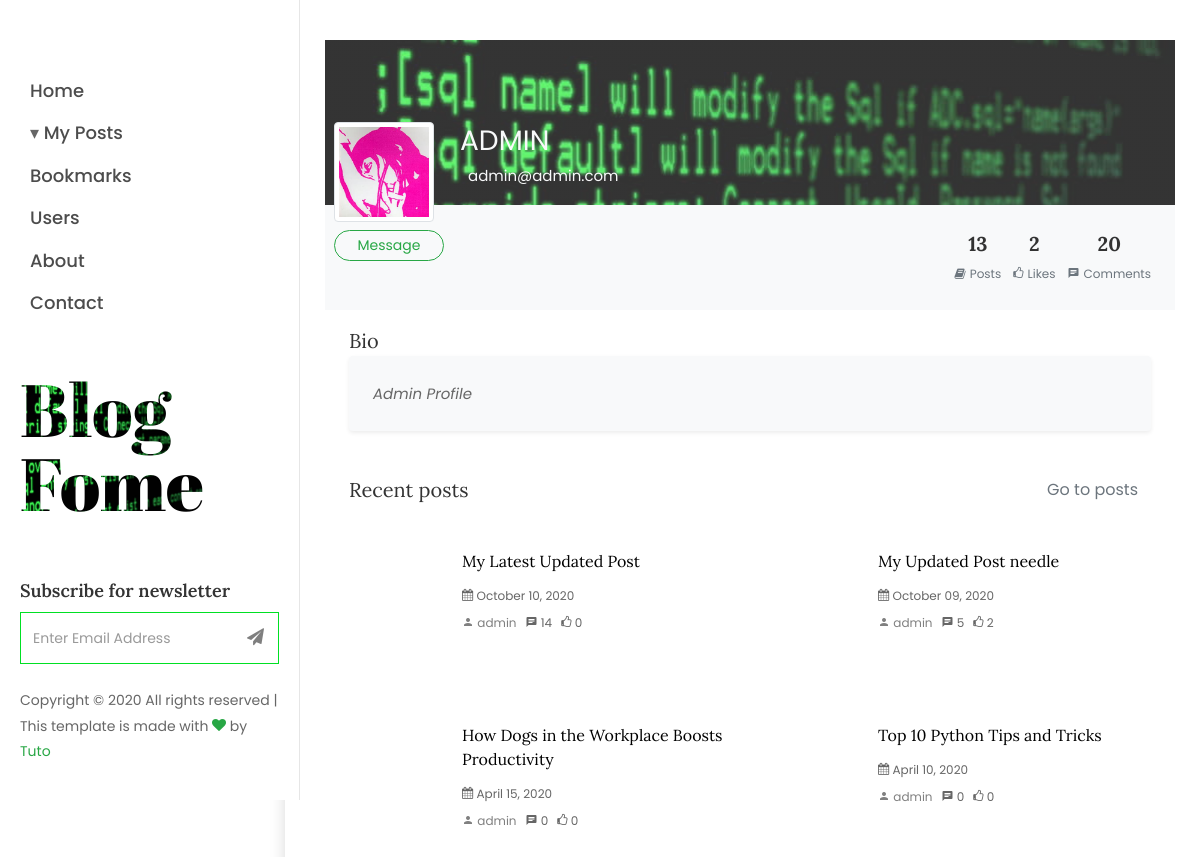
Page /profile/admin/ (signed in) on the committed database.
### users/models.py (models this page shows, shortened)
class Profile(models.Model):
    user = models.OneToOneField(User, on_delete=models.CASCADE)
    bio = models.TextField()
    is_public = models.BooleanField(default=True)
    image = models.ImageField(default='default.jpg', upload_to='profile_pics')
    def get_posts(self):
        return self.user.posts.filter(is_active=True).count()
    def get_likes(self):
        return self.user.posts.aggregate(count=Count('votes', filter=Q(votes__like=True)))['count']
    def get_comments(self):
        return self.user.posts.filter(is_active=True).aggregate(count=Count('comments'))['count']
    """ def save(self, *args, **kwargs):
        super().save(*args, **kwargs)

        img = Image.open(self.image.path)
        if img.height > 300 or img.width > 300:
            output_size = (300, 300)
            img.thumbnail(output_size)
            img.save(self.image.path) """

### blog/models.py (models this page shows, shortened)
class Post(models.Model):
    author = models.ForeignKey(User, on_delete=models.CASCADE, related_name='posts')
    category = models.ForeignKey(Category, on_delete=models.SET_NULL, null=True, blank=True, related_name='posts')
    title = models.CharField(max_length=255)
    image = models.ImageField(upload_to='blog/', default='default_post.jpg')
    content = models.TextField()
    created_at = models.DateTimeField(auto_now_add=True)
    is_active = models.BooleanField(default=True)
    tags = TaggableManager(blank=True)
    views = models.IntegerField(default=0)
    objects = models.Manager()
    active = ActivePostManager()
    def get_comments(self):
        return self.comments.count()
    def get_likes(self):
        return self.votes.filter(like=True).count()

### blog/views.py (the view, shortened to what this page needs)
# urls.py: path('profile/<str:slug>/', UserView.as_view(), name='user_profile'),
@method_decorator(login_required, name='dispatch')
class UserView(UserPassesTestMixin, DetailView):
    slug_field = "username"
    model = User
    template_name = 'blog/user_profile.html'
    context_object_name = 'obj'
    def test_func(self):
        user = self.get_object()
        if self.request.user==self.get_object():
            return False
        if user.profile.is_public is False:
            raise Http404
        return True
    def get_context_data(self, **kwargs):
        context = super(UserView, self).get_context_data(**kwargs)
        context['posts'] = self.object.posts.filter(is_active=True).order_by('-created_at')[:4]
        return context

### blog/templatetags/user_tags.py (called while the page is built)
@register.simple_tag
def get_notification_count(user):
    if user:
        return user.notifications.filter(read=False).count()
    return 0

### blog/templates/blog/user_profile.html (shortened to what this page needs)
{% extends "blog/base/base.html" %}
{% load crispy_forms_tags %}
{% block content %}
    <section class="ftco-section ftco-no-pt ftco-no-pb">
        <div class="clearfix">
            <div class="row">
                <div class="bg-white shadow rounded overflow-hidden profile-container">
                    <div class="px-4 pt-0 pb-4 cover" style="background-image: linear-gradient(rgba(255,255,255,0.2), rgba(255,255,255,0.2)),url(/static/blog/img/bg_1.jpg);">
                        <div class="row media align-items-end profile-head">
                            <div class="profile mr-3">
                                <img src="{{ obj.profile.image.url }}" alt="..."  class="rounded mb-2 img-thumbnail" />
                                <form method="POST" action="{% url 'messenger:messenger' %}">
                                    <button class="btn btn-outline-success btn-sm btn-block" type="submit">
                                        Message
                                    </button>
                                </form>
                            </div>
                            <div class="media-body mb-5 profile-info">
                                <h3 class="mt-0 mb-0 ">{{ obj.username }}</h3>
                                <p class="mb-4">
                                    {{ obj.email }}
                                </p>
                            </div>
                        </div>
                    </div>
                    <div class="bg-light p-4 d-flex justify-content-end text-center">
                        <ul class="list-inline mb-0">
                            <li class="list-inline-item">
                                <h5 class="font-weight-bold mb-0 d-block">{{ obj.profile.get_posts }}</h5>
                                <small class="text-muted"> <i class="fa fa-book mr-1"></i>Posts</small>
                            </li>
                            <li class="list-inline-item">
                                <h5 class="font-weight-bold mb-0 d-block">{{ obj.profile.get_likes }}</h5>
                                <small class="text-muted"> <i class="icon-thumbs-o-up mr-1"></i>Likes</small>
                            </li>
                            <li class="list-inline-item">
                                <h5 class="font-weight-bold mb-0 d-block">{{ obj.profile.get_comments }}</h5>
                                <small class="text-muted"> <i class="icon-chat mr-1"></i>Comments</small>
                            </li>
                        </ul>
                    </div>
                    <div class="px-4 py-3">
                        <h5 class="mb-0">Bio</h5>
                        <div class="p-4 rounded shadow-sm bg-light">
                            <p class="font-italic mb-0">{{ obj.profile.bio }}</p>
                        </div>
                    </div>
                    <div class="py-4 px-4">
                        <div class="d-flex align-items-center justify-content-between mb-3">
                            <h5 class="mb-0">Recent posts</h5>
                            <a href="{% url 'blog:user_posts' obj %}" class="btn text-muted">
                                Go to posts
                            </a>
                        </div>
                        <div class="row">
                            {% for post in posts %}
                            <div class="sidebar-box ftco-animate col-lg-6 mt-4">
                                <div class="block-21 mb-4 d-flex">
                                    <a class="blog-img mr-4" style="background-image: url('{{ post.image.url }}');"></a>
                                    <div class="text">
                                        <h3 class="heading"><a href="{% url 'blog:post_detail' post.id %}">{{ post.title }}</a></h3>
                                        <div class="meta">
                                            <div><span class="icon-calendar"></span> {{ post.created_at | date:'F d, Y' }}</div>
                                        </div>
                                        <div class="meta">
                                            <div>
                                                <a href="{% url 'blog:user_posts' post.author %}">
                                                    <span class="icon-person"></span> {{ post.author }}
                                                </a>
                                            </div>
                                            <div><span class="icon-chat"></span> {{ post.get_comments }}</div>
                                            <div><span class="icon-thumbs-o-up"></span> {{ post.get_likes }}</div>
                                        </div>
                                    </div>
                                </div>
                            </div>
                            {% endfor %}
                        </div>
                    </div>
                </div>
            </div>
        </div>
    </section>
{% endblock content %}

### blog/static/blog/css/icomoon.css (style rules this page uses)
[class^="icon-"], [class*=" icon-"] { font-family: 'icomoon' !important; speak: none; font-style: normal; font-weight: normal; font-variant: normal; text-transform: none; line-height: 1; -webkit-font-smoothing: antialiased; -moz-osx-font-smoothing: grayscale; }
.icon-calendar:before { content: "\f073"; }
.icon-thumbs-o-up:before { content: "\f087"; }
.icon-chat:before { content: "\e0b7"; }
.icon-person:before { content: "\e7fd"; }

### rows in the picture
Post: title "My Latest Updated Post", created_at "October 10, 2020", author "admin", get_comments "14", get_likes "0"
Post: title "My Updated Post needle", created_at "October 09, 2020", author "admin", get_comments "5", get_likes "2"
Post: title "How Dogs in the Workplace Boosts Productivity", created_at "April 15, 2020", author "admin", get_comments "0", get_likes "0"
Post: title "Top 10 Python Tips and Tricks", created_at "April 10, 2020", author "admin", get_comments "0", get_likes "0"

### other values in the picture
{{ obj.username }} "ADMIN"
{{ obj.email }} "admin@admin.com"
{{ obj.profile.get_posts }} "13"
{{ obj.profile.get_likes }} "2"
{{ obj.profile.get_comments }} "20"
{{ obj.profile.bio }} "Admin Profile"
